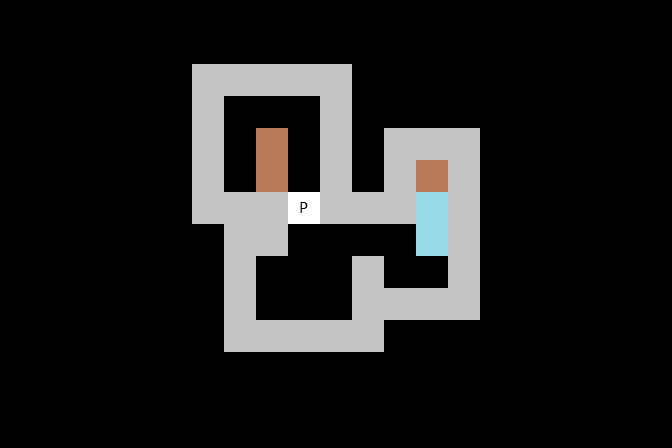

A level layout from a 2D game, rendered from its tile map. Below: a short description, then the map file with its tile-grid data intact:
An orthogonal 21x14 tile map with 32x32 px tiles, 1 tile layer (Kachelebene 1).

<map version="1.2" tiledversion="1.2.2" orientation="orthogonal" renderorder="right-down" width="21" height="14" tilewidth="32" tileheight="32" infinite="0" nextlayerid="2" nextobjectid="1">
 <tileset firstgid="1" source="tilemap.tsx" />
 <layer id="1" name="Kachelebene 1" width="21" height="14">
  <data encoding="csv">
0,0,0,0,0,0,0,0,0,0,0,0,0,0,0,0,0,0,0,0,0,
0,0,0,0,0,0,0,0,0,0,0,0,0,0,0,0,0,0,0,0,0,
0,0,0,0,0,0,1,1,1,1,1,0,0,0,0,0,0,0,0,0,0,
0,0,0,0,0,0,1,0,0,0,1,0,0,0,0,0,0,0,0,0,0,
0,0,0,0,0,0,1,0,3,0,1,0,1,1,1,0,0,0,0,0,0,
0,0,0,0,0,0,1,0,3,0,1,0,1,3,1,0,0,0,0,0,0,
0,0,0,0,0,0,1,1,1,2,1,1,1,4,1,0,0,0,0,0,0,
0,0,0,0,0,0,0,1,1,0,0,0,0,4,1,0,0,0,0,0,0,
0,0,0,0,0,0,0,1,0,0,0,1,0,0,1,0,0,0,0,0,0,
0,0,0,0,0,0,0,1,0,0,0,1,1,1,1,0,0,0,0,0,0,
0,0,0,0,0,0,0,1,1,1,1,1,0,0,0,0,0,0,0,0,0,
0,0,0,0,0,0,0,0,0,0,0,0,0,0,0,0,0,0,0,0,0,
0,0,0,0,0,0,0,0,0,0,0,0,0,0,0,0,0,0,0,0,0,
0,0,0,0,0,0,0,0,0,0,0,0,0,0,0,0,0,0,0,0,0
</data>
 </layer>
</map>